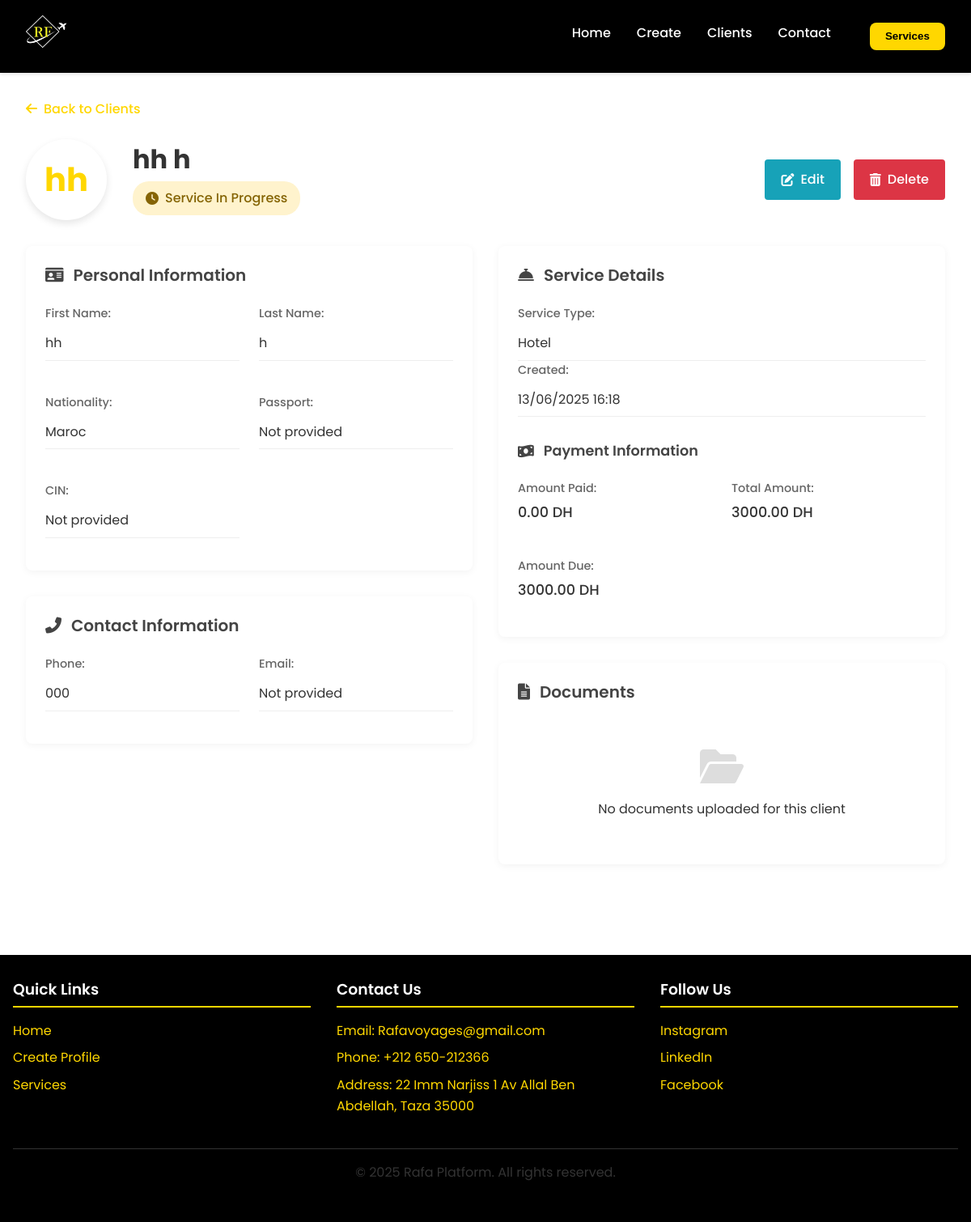
The app's page /client/7 with its own data.
### app.py (models this page shows)
class Profile(db.Model):
    id = db.Column(db.Integer, primary_key=True)
    first_name = db.Column(db.String(50), nullable=False)
    last_name = db.Column(db.String(50), nullable=False)
    phone = db.Column(db.String(20), nullable=False)
    email = db.Column(db.String(100))
    hotel_name = db.Column(db.String(100))
    check_in_date = db.Column(db.Date)
    check_out_date = db.Column(db.Date)
    hotel_notes = db.Column(db.Text)
    nationality = db.Column(db.String(50), nullable=False)
    passport = db.Column(db.String(50))
    cin = db.Column(db.String(50))
    service_type = db.Column(db.String(50), nullable=False)
    custom_service = db.Column(db.String(100))
    photo_path = db.Column(db.String(200))
    documents_path = db.Column(db.String(200))
    created_at = db.Column(db.DateTime, default=datetime.utcnow)
    is_group = db.Column(db.Boolean, default=False)
    amount_paid = db.Column(db.Float, default=0.0)
    total_amount = db.Column(db.Float, default=0.0)
    service_completed = db.Column(db.Boolean, default=False)
    hotel_bookings = db.relationship('HotelBooking', backref='profile', lazy=True)

### app.py (the view)
@app.route('/client/<int:client_id>')
def client_detail(client_id):
    client = Profile.query.get_or_404(client_id)
    return render_template('client.html', client=client)

### templates/client.html (shortened to what this page needs)
<!DOCTYPE html>
<html lang="en">
<head>
    <link rel="stylesheet" href="{{ url_for('static', filename='css/styles.css') }}">
    <link rel="stylesheet" href="{{ url_for('static', filename='css/client.css') }}">
    <link rel="stylesheet" href="https://cdnjs.cloudflare.com/ajax/libs/font-awesome/6.0.0/css/all.min.css">
</head>
<body>
    <header class="navbar">
        <a href="{{ url_for('index') }}" class="logo-link">
            <img src="{{ url_for('static', filename='images/logo.jpeg') }}" alt="Rafa Logo" class="logo-img" width="150" height="50">
        </a>
        <nav class="navbar-links">
            <ul>
                <li><a href="{{ url_for('index') }}">Home</a></li>
                <li><a href="{{ url_for('create_profile') }}">Create</a></li>
                <li><a href="{{ url_for('clients') }}">Clients</a></li>
                <li><a href="#contact">Contact</a></li>
                <li><button class="sidebar-toggle" id="sidebarToggle">Services</button></li>
            </ul>
        </nav>
    </header>
    <main id="main-content">
        <section class="client-detail">
            <div class="back-link">
                <a href="{{ url_for('clients') }}" class="back-btn">
                    <i class="fas fa-arrow-left"></i> Back to Clients
                </a>
            </div>
            <div class="client-header">
                <div class="client-avatar">
                    {% if client.photo_path %}
                    <img src="{{ url_for('static', filename='uploads/' + client.photo_path) }}" alt="{{ client.first_name }} {{ client.last_name }}">
                    {% else %}
                    <div class="avatar-placeholder">
                        {{ client.first_name[0] }}{{ client.last_name[0] }}
                    </div>
                    {% endif %}
                </div>
                <div class="client-name">
                    <h1>{{ client.first_name }} {{ client.last_name }}</h1>
                    <div class="client-status {% if client.service_completed %}completed{% else %}pending{% endif %}">
                        {% if client.service_completed %}
                        <i class="fas fa-check-circle"></i> Service Completed
                        {% else %}
                        <i class="fas fa-clock"></i> Service In Progress
                        {% endif %}
                    </div>
                </div>
                <div class="client-actions">
                    <a href="{{ url_for('update_client', client_id=client.id) }}" class="edit-btn">
                        <i class="fas fa-edit"></i> Edit
                    </a>
                    <a href="{{ url_for('delete_client', client_id=client.id) }}" class="delete-btn" onclick="return confirm('Are you sure you want to delete this client?')">
                        <i class="fas fa-trash-alt"></i> Delete
                    </a>
                </div>
            </div>
            <div class="client-content">
                <div class="client-info-section">
                    <div class="info-card">
                        <h2><i class="fas fa-id-card"></i> Personal Information</h2>
                        <div class="info-grid">
                            <div class="info-item">
                                <span class="info-label">First Name:</span>
                                <span class="info-value">{{ client.first_name }}</span>
                            </div>
                            <div class="info-item">
                                <span class="info-label">Last Name:</span>
                                <span class="info-value">{{ client.last_name }}</span>
                            </div>
                            <div class="info-item">
                                <span class="info-label">Nationality:</span>
                                <span class="info-value">{{ client.nationality }}</span>
                            </div>
                            <div class="info-item">
                                <span class="info-label">Passport:</span>
                                <span class="info-value">{{ client.passport if client.passport else 'Not provided' }}</span>
                            </div>
                            <div class="info-item">
                                <span class="info-label">CIN:</span>
                                <span class="info-value">{{ client.cin if client.cin else 'Not provided' }}</span>
                            </div>
                        </div>
                    </div>
                    <div class="info-card">
                        <h2><i class="fas fa-phone-alt"></i> Contact Information</h2>
                        <div class="info-grid">
                            <div class="info-item">
                                <span class="info-label">Phone:</span>
                                <span class="info-value">{{ client.phone }}</span>
                            </div>
                            <div class="info-item">
                                <span class="info-label">Email:</span>
                                <span class="info-value">{{ client.email if client.email else 'Not provided' }}</span>
                            </div>
                        </div>
                    </div>
                </div>
                <div class="client-service-section">
                    <div class="service-card">
                        <h2><i class="fas fa-concierge-bell"></i> Service Details</h2>
                        <div class="service-info">
                            <div class="service-type">
                                <span class="info-label">Service Type:</span>
                                <span class="info-value">
                                    {% if client.service_type == 'other' and client.custom_service %}
                                        {{ client.custom_service }}
                                    {% else %}
                                        {{ client.service_type|capitalize }}
                                    {% endif %}
                                </span>
                            </div>
                            <div class="service-date">
                                <span class="info-label">Created:</span>
                                <span class="info-value">{{ client.created_at.strftime('%d/%m/%Y %H:%M') }}</span>
                            </div>
                        </div>
                        <div class="payment-info">
                            <h3><i class="fas fa-money-bill-wave"></i> Payment Information</h3>
                            <div class="payment-grid">
                                <div class="payment-item">
                                    <span class="payment-label">Amount Paid:</span>
                                    <span class="payment-value">{{ "%.2f"|format(client.amount_paid) }} DH</span>
                                </div>
                                <div class="payment-item">
                                    <span class="payment-label">Total Amount:</span>
                                    <span class="payment-value">{{ "%.2f"|format(client.total_amount) }} DH</span>
                                </div>
                                <div class="payment-item">
                                    <span class="payment-label">Amount Due:</span>
                                    <span class="payment-value">{{ "%.2f"|format(client.total_amount - client.amount_paid) }} DH</span>
                                </div>
                            </div>
                        </div>
                    </div>
                    <div class="documents-card">
                        <h2><i class="fas fa-file-alt"></i> Documents</h2>
                        {% if client.documents_path %}
                        <div class="document-preview">
                            <iframe src="{{ url_for('static', filename='uploads/' + client.documents_path) }}" frameborder="0"></iframe>
                            <a href="{{ url_for('static', filename='uploads/' + client.documents_path) }}" download class="download-btn">
                                <i class="fas fa-download"></i> Download Documents
                            </a>
                        </div>
                        {% else %}
                        <div class="no-documents">
                            <i class="fas fa-folder-open"></i>
                            <p>No documents uploaded for this client</p>
                        </div>
                        {% endif %}
                    </div>
                </div>
            </div>
        </section>
    </main>
    <footer id="contact">
        <div class="footer-content">
            <div class="footer-section">
                <h3>Quick Links</h3>
                <ul>
                    <li><a href="{{ url_for('index') }}">Home</a></li>
                    <li><a href="{{ url_for('create_profile') }}">Create Profile</a></li>
                    <li><a href="#services">Services</a></li>
                </ul>
            </div>
            <div class="footer-section">
                <h3>Contact Us</h3>
                <ul>
                    <li>Email: Rafavoyages@gmail.com</li>
                    <li>Phone: +212 650-212366</li>
                    <li>Address: 22 Imm Narjiss 1 Av Allal Ben Abdellah, Taza 35000</li>
                </ul>
            </div>
            <div class="footer-section">
                <h3>Follow Us</h3>
                <ul>
                    <li><a href="https://www.instagram.com/agencerafavoyages">Instagram</a></li>
                    <li><a href="#">LinkedIn</a></li>
                    <li><a href="https://www.facebook.com/almassaAgencyTravel">Facebook</a></li>
                </ul>
            </div>
        </div>
        <div class="copyright">
            <p>&copy; 2025 Rafa Platform. All rights reserved.</p>
        </div>
    </footer>
</body>
</html>

### static/css/styles.css (style rules this page uses)
:root { --primary: #FFD700; --primary-dark: #D4AF37; --black: #000000; --white: #ffffff; --gray: #333333; --light-gray: #f5f5f5; --dark-bg: #1a1a1a; --shadow-sm: 0 2px 4px rgba(0, 0, 0, 0.1); --shadow-md: 0 4px 12px rgba(0, 0, 0, 0.15); --transition: all 0.3s ease; --transition-fast: all 0.15s ease; --border-radius: 8px; }
* { box-sizing: border-box; margin: 0; padding: 0; }
body { font-family: 'Poppins', sans-serif; line-height: 1.6; color: var(--black); background-color: var(--white); overflow-x: hidden; }
.navbar { display: flex; justify-content: space-between; align-items: center; padding: 1rem 2rem; background-color: var(--black); position: sticky; top: 0; z-index: 100; box-shadow: var(--shadow-sm); }
.logo-img { height: 50px; width: auto; transition: var(--transition); }
.navbar-links ul { display: flex; list-style: none; gap: 2rem; }
.navbar-links li a { padding: 0.5rem 0; position: relative; font-weight: 500; color: var(--white); text-decoration: none; }
.navbar-links li a::after { content: ''; position: absolute; bottom: 0; left: 0; width: 0; height: 2px; background-color: var(--primary); transition: var(--transition); }
h1, h2, h3, h4, h5, h6 { font-weight: 600; line-height: 1.2; margin-bottom: 0.75rem; color: var(--black); }
h1 { font-size: clamp(2.5rem, 5vw, 3.5rem); font-weight: 700; }
h2 { font-size: clamp(2rem, 4vw, 2.5rem); margin-bottom: 1rem; }
p { margin-bottom: 1rem; color: var(--gray); }
.service-card { background: var(--white); border-radius: var(--border-radius); padding: 2rem; box-shadow: var(--shadow-sm); transition: var(--transition); border-bottom: 4px solid transparent; }
.service-card h3 { color: var(--primary-dark); margin-bottom: 1rem; font-size: 1.25rem; }
.sidebar-toggle { background-color: var(--primary); color: var(--black); padding: 0.6rem 1.2rem; border-radius: var(--border-radius); font-weight: 600; border: none; cursor: pointer; transition: var(--transition); }
footer { background-color: var(--black); color: var(--primary); padding: 2rem 1rem; text-align: center; margin-top: 3rem; }
.footer-content { max-width: 1200px; margin: 0 auto; display: grid; grid-template-columns: repeat(auto-fit, minmax(250px, 1fr)); gap: 2rem; text-align: left; }
.footer-section h3 { margin-bottom: 1rem; border-bottom: 2px solid var(--primary); padding-bottom: 0.5rem; color: var(--white); }
.footer-section ul { list-style: none; padding: 0; }
.footer-section ul li { margin-bottom: 0.5rem; }
.footer-section ul li a { color: var(--primary); text-decoration: none; }
.copyright { margin-top: 2rem; padding-top: 1rem; border-top: 1px solid var(--gray); color: var(--white); }
.sidebar-toggle { background-color: var(--primary); color: var(--black); padding: 0.6rem 1.2rem; border-radius: var(--border-radius); font-weight: 600; border: none; cursor: pointer; transition: var(--transition); margin-left: 1rem; }

### records on screen
Profile: first_name "h", last_name "h", first_name "hh", nationality "Maroc", passport "Not provided", cin "Not provided", phone "000", email "Not provided", service_type "Hotel", created_at "13/06/2025 16:18", amount_paid "0.00", total_amount "3000.00", client.total_amount-client.amount_paid "3000.00"
